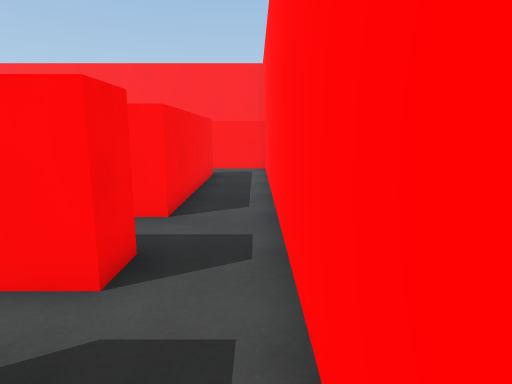
View 1 (above)

24 first-person views from a walk through a scene from a Unity 3-D project. The camera is 1.5 m above the floor, tilts 10° down and sees 75° across. The floor is counted in squares, 1 m on a side. Each view is taken from the middle of a square. On the plan, view 1 faces up. The plan holds only what a view shows up to about 15 squares ahead; the rest is blank.

View 2
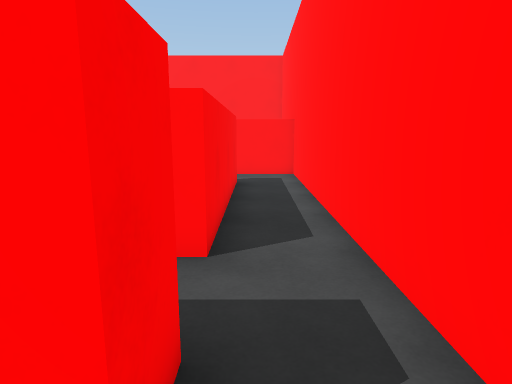

View 3
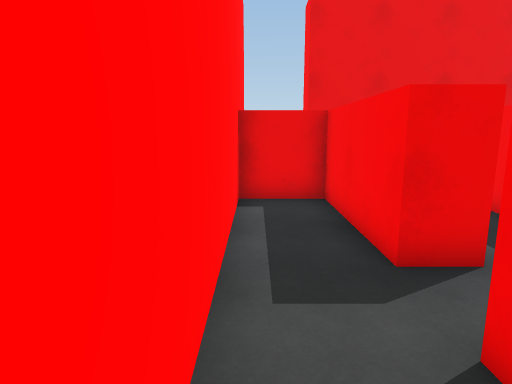

View 4
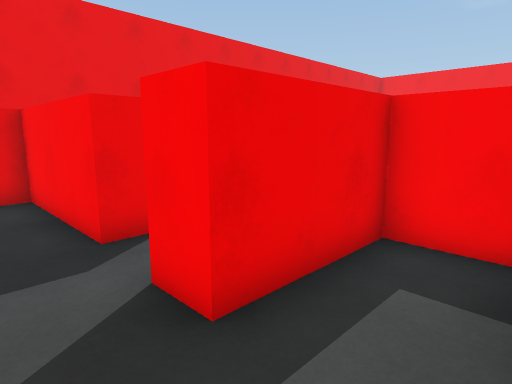

View 5
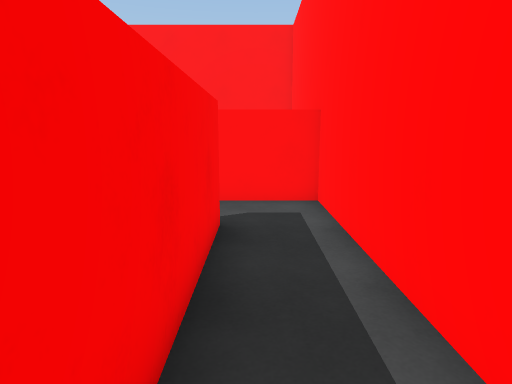

View 6
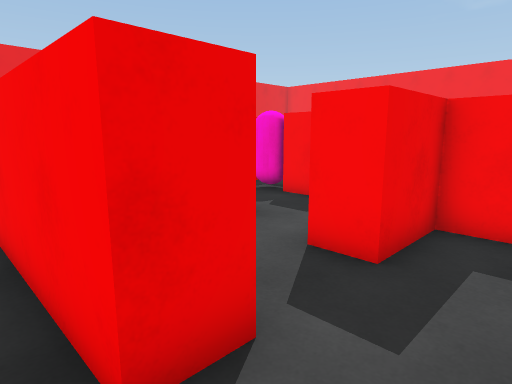

View 7
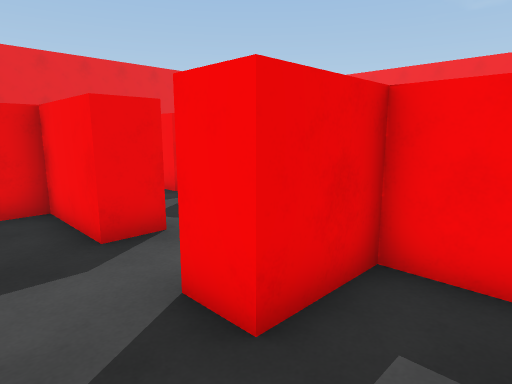

View 8
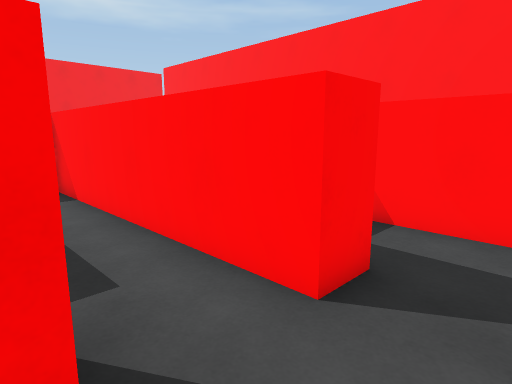

View 9
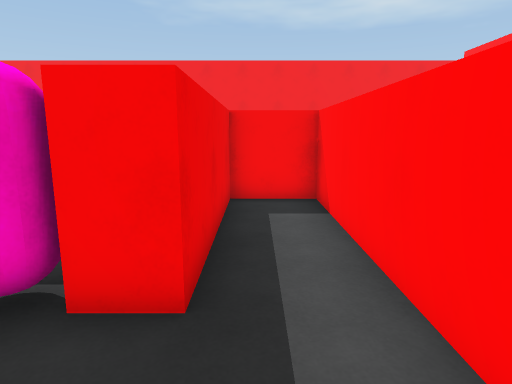

View 10
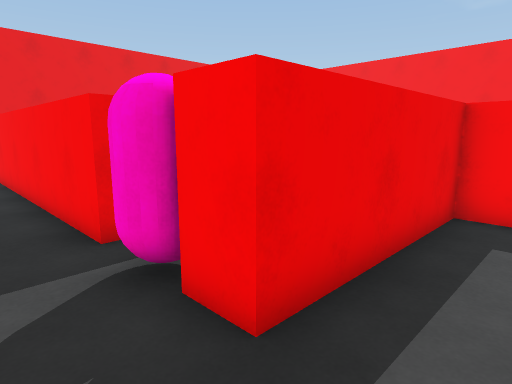

View 11
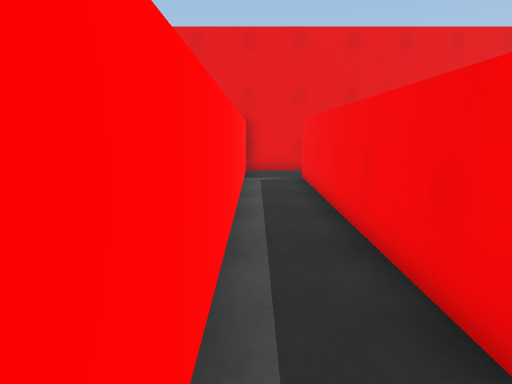

View 12
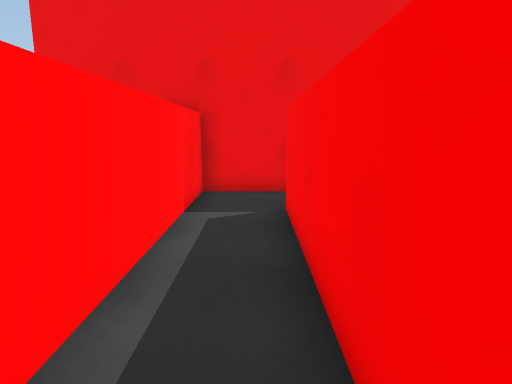

View 13
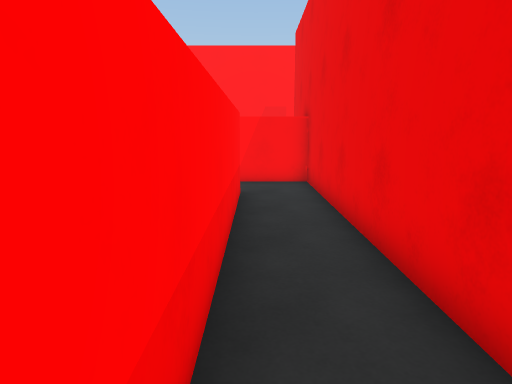

View 14
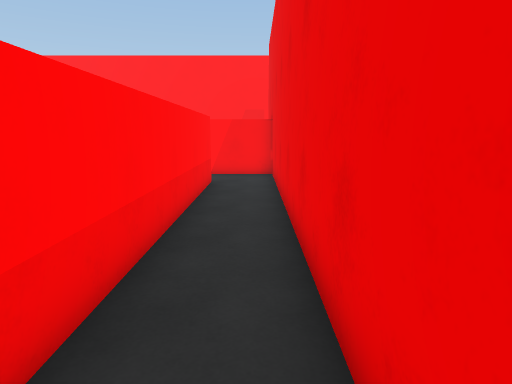

View 15
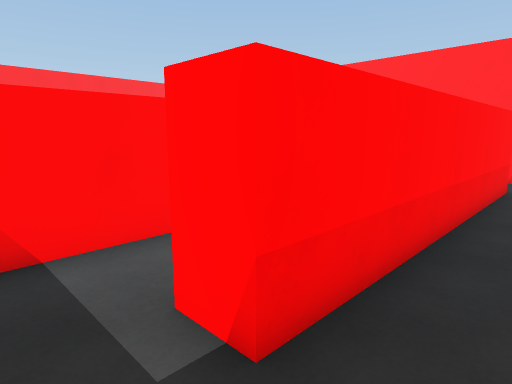

View 16
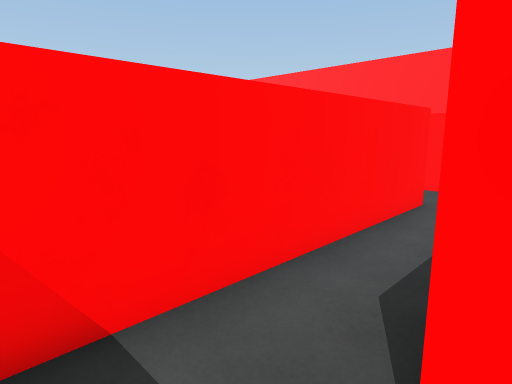

View 17
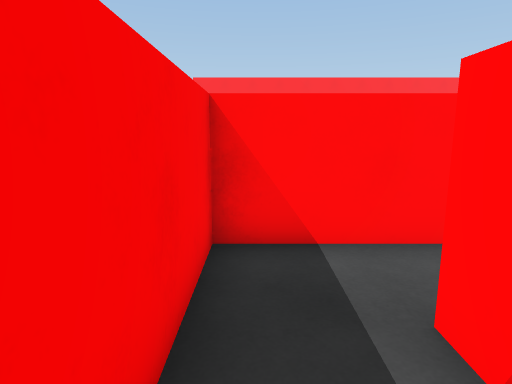

View 18
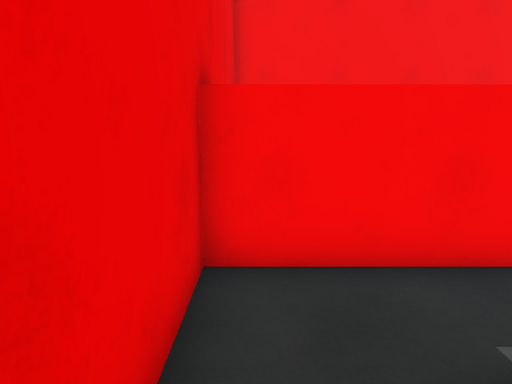

View 19
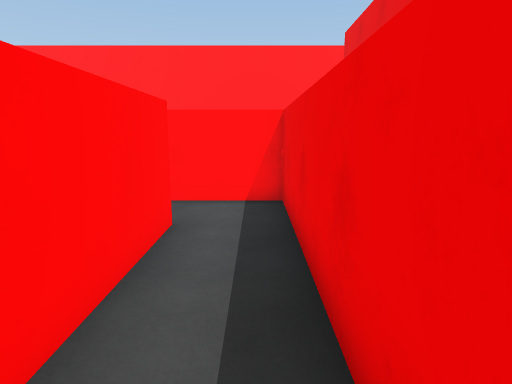

View 20
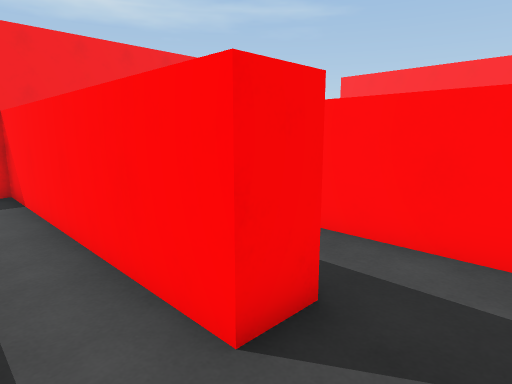

View 21
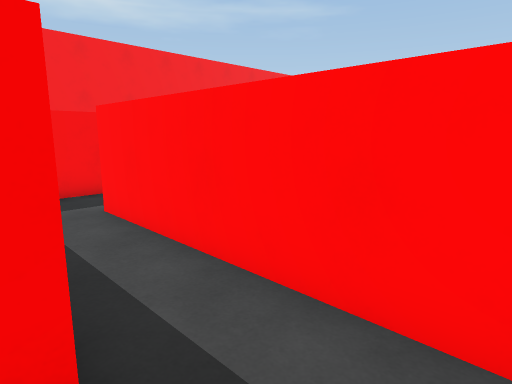

View 22
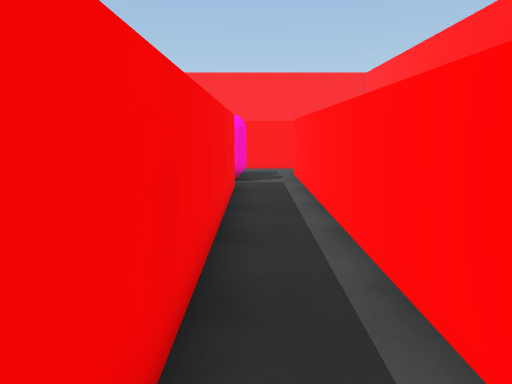

View 23
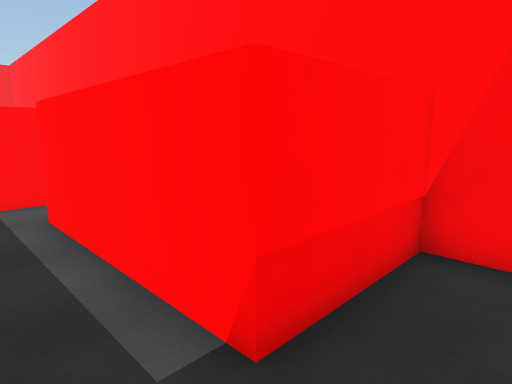

View 24
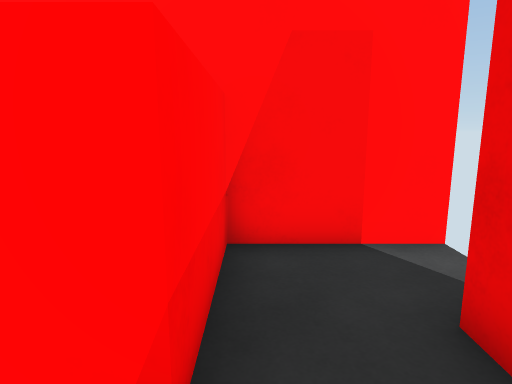

### Floor plan
Points are (right, up) in squares from view 1. A wall is a line through its corners. A room is listed if a view was taken in it or the views show most of it. See-through windows are left out.
Room 1 (views 1, 2)
walls: (-1.5, -3.6) (-2.6, -3.6); (-2.6, 1.4) (-1.6, 1.4) (-1.6, -2.6); (-2.1, -5.6) (-1.5, -5.6); (0.4, -6.6) (0.4, 2.4); (-1.6, 3) (-3.1, 3)
ways out: opening at (-0.5, 3.5) to room 2; opening at (-2, -4.5) to room 7; opening at (-2, 2) to room 7
objects: red block (-1, -3) to (0, -3)
Room 2 (views 3, 4, 5, 6)
walls: (-4.6, 5.5) (-4.6, 4) (-1.6, 4) (-1.6, 3); (-2.6, 12.4) (-1.6, 12.4) (-1.6, 5.9) (-2.2, 5.9); (0.4, 2.4) (0.4, 14.4) (-1.9, 14.4)
ways out: opening at (-0.5, 3.5) to room 1; opening at (-2, 13.5) to room 3
Room 3 (view 7)
walls: (-6.6, 12.4) (-4.6, 12.4); (-3.6, 14.4) (-5.6, 14.4)
ways out: opening at (-2, 13.5) to room 2; opening at (-3.5, 12) to room 4
objects: red block (-7, 13) to (-7, 14)
Room 4 (views 8, 9)
walls: (-5.6, 9.4) (-4.6, 9.4) (-4.6, 6.9) (-3.8, 6.9); (-4.6, 12.4) (-4.6, 11.4) (-5.6, 11.4)
ways out: opening at (-3.5, 12) to room 3; opening at (-5, 10.5) to room 5
Room 5 (views 10, 11, 12, 13, 14, 15, 16, 17, 18, 22)
walls: (-7.6, 6.5) (-7.6, -3.6) (-16.6, -3.6) (-16.6, -2.5); (-5.6, 11.4) (-12.6, 11.4) (-12.6, 9.4) (-7.6, 9.4) (-7.6, 8.5); (-18.6, -2.6) (-18.6, -5.6) (-5.6, -5.6) (-5.6, 9.4)
ways out: opening at (-5, 10.5) to room 4; opening at (-17.5, -3) to room 6
objects: pink capsule (-8, 7) to (-7, 8)
Room 6 (views 19, 20, 21)
walls: (-10.6, 0.5) (-10.6, -0.6) (-18.6, -0.6) (-18.6, -2.6); (-15.4, -2.6) (-8.6, -2.6) (-8.6, 0.1)
ways out: opening at (-17.5, -3) to room 5; opening at (-9.5, 0)
Room 7 (views 23, 24)
walls: (-2.6, -3.6) (-2.6, 1.4)
ways out: opening at (-2, -4.5) to room 1; opening at (-2, 2) to room 1

Where each view was taken, in squares from view 1:
view 1: 0 up, 0 right, facing up
view 2: 2 up, 1 left, facing up
view 3: 5 up, 0 right, facing down
view 4: 6 up, 0 right, facing down-left
view 5: 7 up, 1 left, facing up
view 6: 14 up, 1 left, facing down-left
view 7: 14 up, 3 left, facing down-left
view 8: 9 up, 3 left, facing up-left
view 9: 10 up, 5 left, facing left
view 10: 11 up, 6 left, facing down-left
view 11: 8 up, 6 left, facing down
view 12: 3 up, 7 left, facing down
view 13: 4 down, 16 left, facing right
view 14: 5 down, 18 left, facing right
view 15: 5 down, 18 left, facing up-right
view 16: 3 down, 18 left, facing up-right
view 17: 5 down, 18 left, facing up
view 18: 5 down, 15 left, facing left
view 19: 2 down, 16 left, facing right
view 20: 2 down, 9 left, facing up-left
view 21: 0 up, 9 left, facing up-left
view 22: 3 down, 7 left, facing up
view 23: 5 down, 4 left, facing up-right
view 24: 4 down, 4 left, facing right
